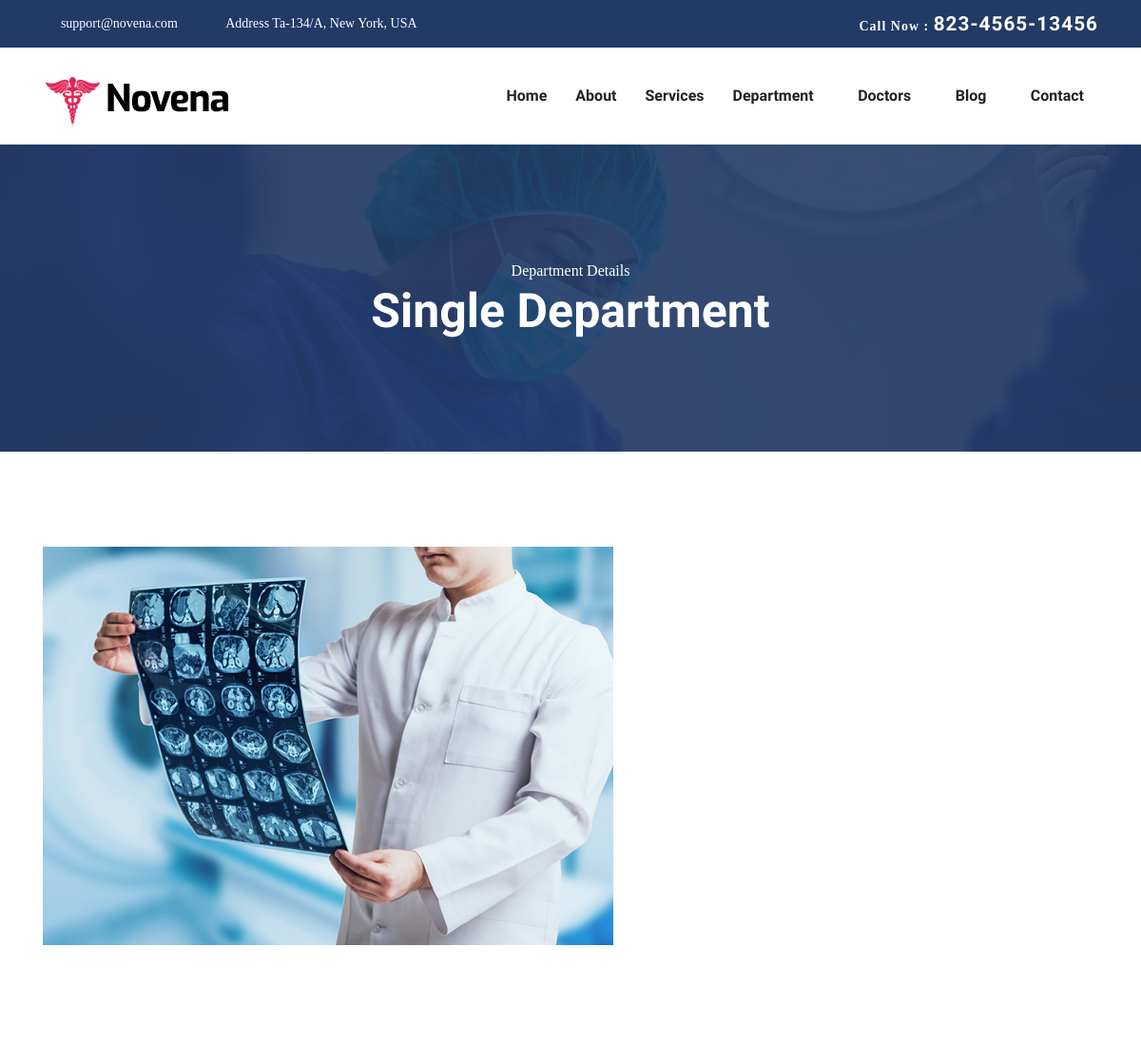
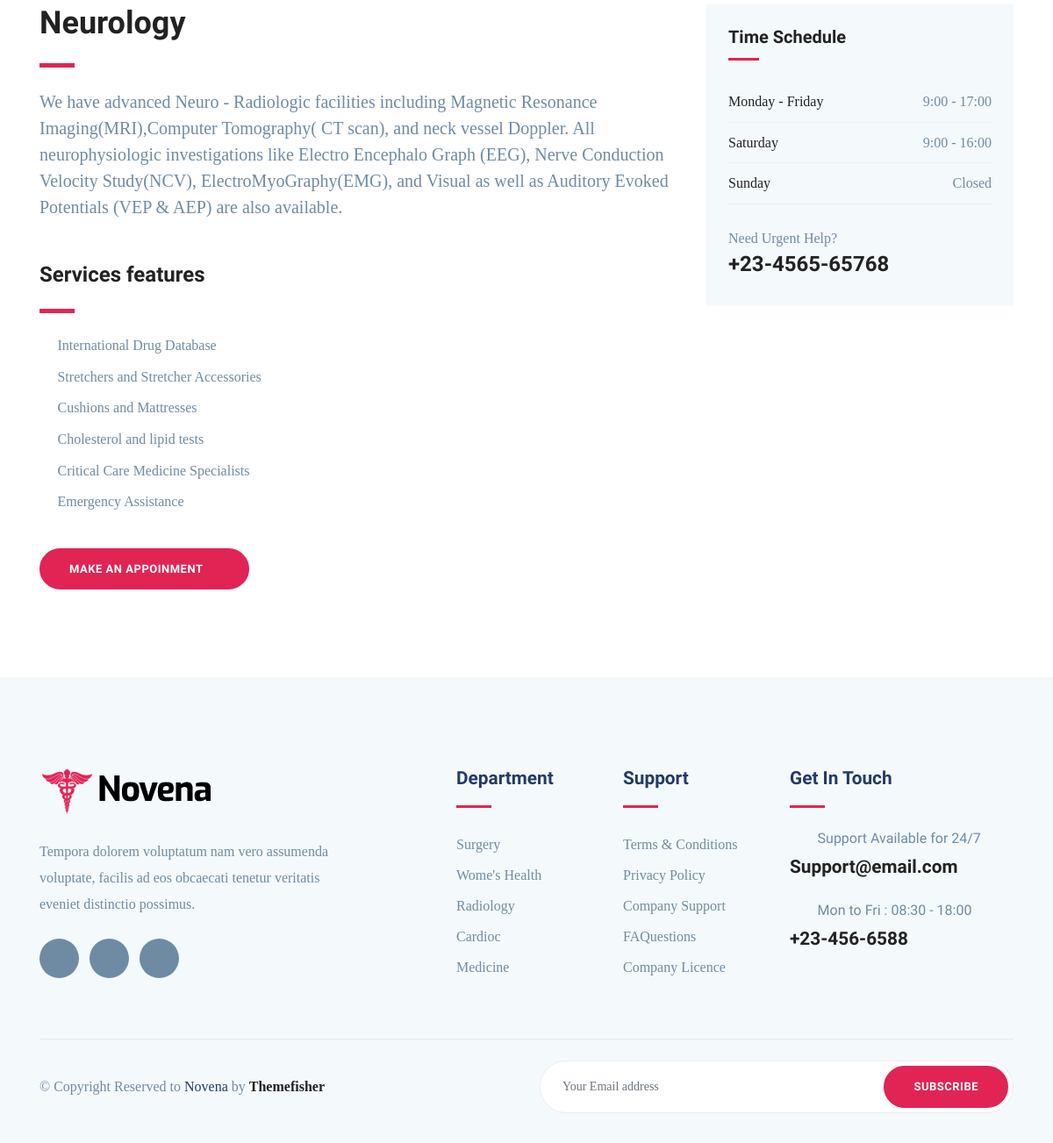
Screenshot of /frontend/singledep/2/ with the database file from the repository (2 pictures, top to bottom).
### backend/models.py (models this page shows)
class departmentdb(models.Model):
    depname=models.CharField(max_length=100,blank=True,null=True)
    depcat=models.CharField(max_length=100,null=True,blank=True)
    depdes=models.CharField(max_length=600,blank=True,null=True)
    depimg=models.ImageField(upload_to="department",null=True,blank=True)

### frontend/views.py (the view)
# urls.py: path('singledep/<int:dataid>/',views.singledep,name="singledep"),
def singledep(request,dataid):
    data=departmentdb.objects.get(id=dataid)
    dep = categorydb.objects.all()
    return render(request,"singledepartment.html",{'data':data,'dep':dep})

### frontend/templates/singledepartment.html (shortened to what this page needs)
<!DOCTYPE html>
{% load static %}
<html lang="zxx">
<head>
  <link rel="stylesheet" href="{% static 'plugins/bootstrap/css/bootstrap.min.css' %}">
  <link rel="stylesheet" href="{% static 'plugins/icofont/icofont.min.css' %}">
  <link rel="stylesheet" href="{% static 'plugins/slick-carousel/slick/slick.css' %}">
  <link rel="stylesheet" href="{% static 'plugins/slick-carousel/slick/slick-theme.css' %}">
  <link rel="stylesheet" href="{% static 'css/style.css' %}">
</head>
<body id="top">
<header>
	<div class="header-top-bar">
		<div class="container">
			<div class="row align-items-center">
				<div class="col-lg-6">
					<ul class="top-bar-info list-inline-item pl-0 mb-0">
						<li class="list-inline-item"><a href="mailto:support@gmail.com"><i class="icofont-support-faq mr-2"></i>support@novena.com</a></li>
						<li class="list-inline-item"><i class="icofont-location-pin mr-2"></i>Address Ta-134/A, New York, USA </li>
					</ul>
				</div>
				<div class="col-lg-6">
					<div class="text-lg-right top-right-bar mt-2 mt-lg-0">
						<a href="tel:+23-345-67890" >
							<span>Call Now : </span>
							<span class="h4">823-4565-13456</span>
						</a>
					</div>
				</div>
			</div>
		</div>
	</div>
	<nav class="navbar navbar-expand-lg navigation" id="navbar">
		<div class="container">
		 	 <a class="navbar-brand" href="index.html">
			  	<img src="images/logo.png" alt="" class="img-fluid">
			  </a>
		  <div class="collapse navbar-collapse" id="navbarmain">
			<ul class="navbar-nav ml-auto">
			  <li class="nav-item active">
				<a class="nav-link" href="{% url 'homepage' %}">Home</a>
			  </li>
			   <li class="nav-item"><a class="nav-link" href="{% url 'about' %}">About</a></li>
			    <li class="nav-item"><a class="nav-link" href="service.html">Services</a></li>
			    <li class="nav-item dropdown">
					<a class="nav-link dropdown-toggle" href="department.html" id="dropdown02" data-toggle="dropdown" aria-haspopup="true" aria-expanded="false">Department <i class="icofont-thin-down"></i></a>
			  	</li>
			  	<li class="nav-item dropdown">
					<a class="nav-link dropdown-toggle" href="doctor.html" id="dropdown03" data-toggle="dropdown" aria-haspopup="true" aria-expanded="false">Doctors <i class="icofont-thin-down"></i></a>
			  	</li>
			   <li class="nav-item dropdown">
					<a class="nav-link dropdown-toggle" href="blog-sidebar.html" id="dropdown05" data-toggle="dropdown" aria-haspopup="true" aria-expanded="false">Blog <i class="icofont-thin-down"></i></a>
			  	</li>
			   <li class="nav-item"><a class="nav-link" href="{% url 'contact' %}">Contact</a></li>
			</ul>
		  </div>
		</div>
	</nav>
</header>
<section class="page-title bg-1">
  <div class="container">
    <div class="row">
      <div class="col-md-12">
        <div class="block text-center">
          <span class="text-white">Department Details</span>
          <h1 class="text-capitalize mb-5 text-lg">Single Department</h1>
        </div>
      </div>
    </div>
  </div>
</section>
<section class="section department-single">
	<div class="container">
		<div class="row">
			<div class="col-lg-12">
				<div class="department-img" style="height:500px; width:600px;">
					<img src="{{data.depimg.url}}" alt="" class="img-fluid">
				</div>
			</div>
		</div>
		<div class="row">
			<div class="col-lg-8">
				<div class="department-content mt-5">
					<h3 class="text-md">{{data.depname}}</h3>
					<div class="divider my-4"></div>
					<p class="lead">{{data.depdes}}</p>
					<h3 class="mt-5 mb-4">Services features</h3>
					<div class="divider my-4"></div>
					<ul class="list-unstyled department-service">
						<li><i class="icofont-check mr-2"></i>International Drug Database</li>
						<li><i class="icofont-check mr-2"></i>Stretchers and Stretcher Accessories</li>
						<li><i class="icofont-check mr-2"></i>Cushions and Mattresses</li>
						<li><i class="icofont-check mr-2"></i>Cholesterol and lipid tests</li>
						<li><i class="icofont-check mr-2"></i>Critical Care Medicine Specialists</li>
						<li><i class="icofont-check mr-2"></i>Emergency Assistance</li>
					</ul>
					<a href="appoinment.html" class="btn btn-main-2 btn-round-full">Make an Appoinment<i class="icofont-simple-right ml-2  "></i></a>
				</div>
			</div>
			<div class="col-lg-4">
				<div class="sidebar-widget schedule-widget mt-5">
					<h5 class="mb-4">Time Schedule</h5>
					<ul class="list-unstyled">
					  <li class="d-flex justify-content-between align-items-center">
					    <a href="#">Monday - Friday</a>
					    <span>9:00 - 17:00</span>
					  </li>
					  <li class="d-flex justify-content-between align-items-center">
					    <a href="#">Saturday</a>
					    <span>9:00 - 16:00</span>
					  </li>
					  <li class="d-flex justify-content-between align-items-center">
					    <a href="#">Sunday</a>
					    <span>Closed</span>
					  </li>
					</ul>
					<div class="sidebar-contatct-info mt-4">
						<p class="mb-0">Need Urgent Help?</p>
						<h3>+23-4565-65768</h3>
					</div>
				</div>
			</div>
		</div>
	</div>
</section>
<footer class="footer section gray-bg">
	<div class="container">
		<div class="row">
			<div class="col-lg-4 mr-auto col-sm-6">
				<div class="widget mb-5 mb-lg-0">
					<div class="logo mb-4">
						<img src="images/logo.png" alt="" class="img-fluid">
					</div>
					<p>Tempora dolorem voluptatum nam vero assumenda voluptate, facilis ad eos obcaecati tenetur veritatis eveniet distinctio possimus.</p>
					<ul class="list-inline footer-socials mt-4">
						<li class="list-inline-item"><a href="https://www.facebook.com/themefisher"><i class="icofont-facebook"></i></a></li>
						<li class="list-inline-item"><a href="https://twitter.com/themefisher"><i class="icofont-twitter"></i></a></li>
						<li class="list-inline-item"><a href="https://www.pinterest.com/themefisher/"><i class="icofont-linkedin"></i></a></li>
					</ul>
				</div>
			</div>
			<div class="col-lg-2 col-md-6 col-sm-6">
				<div class="widget mb-5 mb-lg-0">
					<h4 class="text-capitalize mb-3">Department</h4>
					<div class="divider mb-4"></div>
					<ul class="list-unstyled footer-menu lh-35">
						<li><a href="#">Surgery </a></li>
						<li><a href="#">Wome's Health</a></li>
						<li><a href="#">Radiology</a></li>
						<li><a href="#">Cardioc</a></li>
						<li><a href="#">Medicine</a></li>
					</ul>
				</div>
			</div>
			<div class="col-lg-2 col-md-6 col-sm-6">
				<div class="widget mb-5 mb-lg-0">
					<h4 class="text-capitalize mb-3">Support</h4>
					<div class="divider mb-4"></div>
					<ul class="list-unstyled footer-menu lh-35">
						<li><a href="#">Terms & Conditions</a></li>
						<li><a href="#">Privacy Policy</a></li>
						<li><a href="#">Company Support </a></li>
						<li><a href="#">FAQuestions</a></li>
						<li><a href="#">Company Licence</a></li>
					</ul>
				</div>
			</div>
			<div class="col-lg-3 col-md-6 col-sm-6">
				<div class="widget widget-contact mb-5 mb-lg-0">
					<h4 class="text-capitalize mb-3">Get in Touch</h4>
					<div class="divider mb-4"></div>
					<div class="footer-contact-block mb-4">
						<div class="icon d-flex align-items-center">
							<i class="icofont-email mr-3"></i>
							<span class="h6 mb-0">Support Available for 24/7</span>
						</div>
						<h4 class="mt-2"><a href="tel:+23-345-67890">Support@email.com</a></h4>
					</div>
					<div class="footer-contact-block">
						<div class="icon d-flex align-items-center">
							<i class="icofont-support mr-3"></i>
							<span class="h6 mb-0">Mon to Fri : 08:30 - 18:00</span>
						</div>
						<h4 class="mt-2"><a href="tel:+23-345-67890">+23-456-6588</a></h4>
					</div>
				</div>
			</div>
		</div>
		<div class="footer-btm py-4 mt-5">
			<div class="row align-items-center justify-content-between">
				<div class="col-lg-6">
					<div class="copyright">
						&copy; Copyright Reserved to <span class="text-color">Novena</span> by <a href="https://themefisher.com/" target="_blank">Themefisher</a>
					</div>
				</div>
				<div class="col-lg-6">
					<div class="subscribe-form text-lg-right mt-5 mt-lg-0">
						<form action="#" class="subscribe">
							<input type="text" class="form-control" placeholder="Your Email address">
							<a href="#" class="btn btn-main-2 btn-round-full">Subscribe</a>
						</form>
					</div>
				</div>
			</div>
		</div>
	</div>
</footer>
  </body>
  </html>

### frontend/static/css/style.css (style rules this page uses)
html { overflow-x: hidden; }
body { line-height: 1.6; font-family: "Roboto", sans-serif; -webkit-font-smoothing: antialiased; font-size: 16px; color: #6F8BA4; font-weight: 400; }
h1, .h1, h2, .h2, h3, .h3, h4, .h4, h5, .h5, h6, .h6 { font-family: "Exo", sans-serif; font-weight: 700; color: #222; }
h1, .h1 { font-size: 2.5rem; }
h3, .h3 { font-size: 1.5rem; }
h4, .h4 { font-size: 1.3rem; line-height: 30px; }
h5, .h5 { font-size: 1.25rem; }
h6, .h6 { font-size: 1rem; }
p { line-height: 30px; }
input[type="email"], input[type="password"], input[type="text"], input[type="tel"] { box-shadow: none; height: 45px; outline: none; font-size: 14px; }
.form-control { box-shadow: none; border-radius: 0; }
.btn { display: inline-block; font-size: 14px; font-size: 0.8125rem; font-weight: 700; letter-spacing: .5px; padding: .75rem 2rem; font-family: "Exo", sans-serif; text-transform: uppercase; border-radius: 5px; border: 2px solid transparent; transition: all .35s ease; }
.btn-main-2 { background: #e12454; color: #fff; border-color: #e12454; }
.btn-round-full { border-radius: 50px; }
.section { padding: 100px 0; }
.text-md { font-size: 2.25rem; }
.text-lg { font-size: 3.75rem; }
a { color: #222; text-decoration: none; transition: all .35s ease; }
.page-title { padding: 120px 0px 70px 0px; position: relative; }
.page-title .block h1 { color: #fff; }
.text-lg { font-size: 50px; }
.gray-bg { background: #f4f9fc; }
#navbarmain { padding: 20px 0px; }
#navbarmain .nav-link { font-weight: 600; padding: 10px 15px; color: #222; font-family: "Exo", sans-serif; text-transform: capitalize; font-size: 16px; transition: all .25s ease; }
.dropdown-toggle::after { display: none; }
.navbar-brand { margin-top: 10px; }
.header-top-bar { background: #223a66; font-size: 14px; padding: 10px 0px; box-shadow: 0 1px 2px rgba(0, 0, 0, 0.05); color: #fff; }
.top-bar-info li a { color: #fff; margin-right: 20px; }
.top-right-bar a span { color: #fff; font-weight: 600; letter-spacing: 1px; }
.bg-1 { background: url("../images/bg/22.jpg") no-repeat 50% 50%; background-size: cover; position: relative; }
.text-color { color: #223a66; }
.divider { width: 40px; height: 5px; background: #e12454; }
.department-service { margin-bottom: 40px; }
.department-service li { margin-bottom: 10px; }
.department-service li i { color: #e12454; }
.lh-35 { line-height: 35px; }
.sidebar-widget { margin-bottom: 30px; padding-bottom: 35px; }
.sidebar-widget h5 { margin-bottom: 30px; position: relative; padding-bottom: 15px; }
.sidebar-widget h5:before { position: absolute; content: ""; left: 0px; bottom: 0px; width: 35px; height: 3px; background: #e12454; }
.sidebar-widget.schedule-widget { background: #f4f9fc; padding: 25px; }
.sidebar-widget.schedule-widget ul li { padding: 10px 0px; border-bottom: 1px solid #eee; }
.footer { padding-bottom: 10px; }
.footer .copyright a { font-weight: 600; }
.logo { font-weight: 600; letter-spacing: 1px; }
.widget .divider { height: 3px; }
.widget h4 { color: #223a66; }
.widget .footer-menu a { color: #6F8BA4; }
.footer-contact-block span { font-weight: 400; color: #6F8BA4; }
.footer-contact-block i { font-size: 20px; }
.footer-btm { border-top: 1px solid rgba(0, 0, 0, 0.06); }
.footer-socials li a { width: 45px; height: 45px; background: #6F8BA4; color: #fff; display: inline-block; text-align: center; border-radius: 100%; padding-top: 12px; }
.subscribe { position: relative; }
.subscribe .form-control { border-radius: 50px; height: 60px; padding-left: 25px; border-color: #eee; }
.subscribe .btn { position: absolute; right: 6px; top: 6px; }

### frontend/templates/singledepartment.html (style rules this page uses)
body { font-family:Georgia }

### rows the page displays
departmentdb: depimg (picture), depname "Neurology", depdes "We have advanced Neuro - Radiologic facilities including Magnetic Resonance Imaging(MRI),Computer Tomography( CT scan), and neck vessel Doppler. All neurophysiologic investigations like Electro Encephalo Graph (EEG), Nerve Conduction Velocity Study(NCV), ElectroMyoGraphy(EMG), and Visual as well as Auditory Evoked Potentials (VEP & AEP) are also available."
